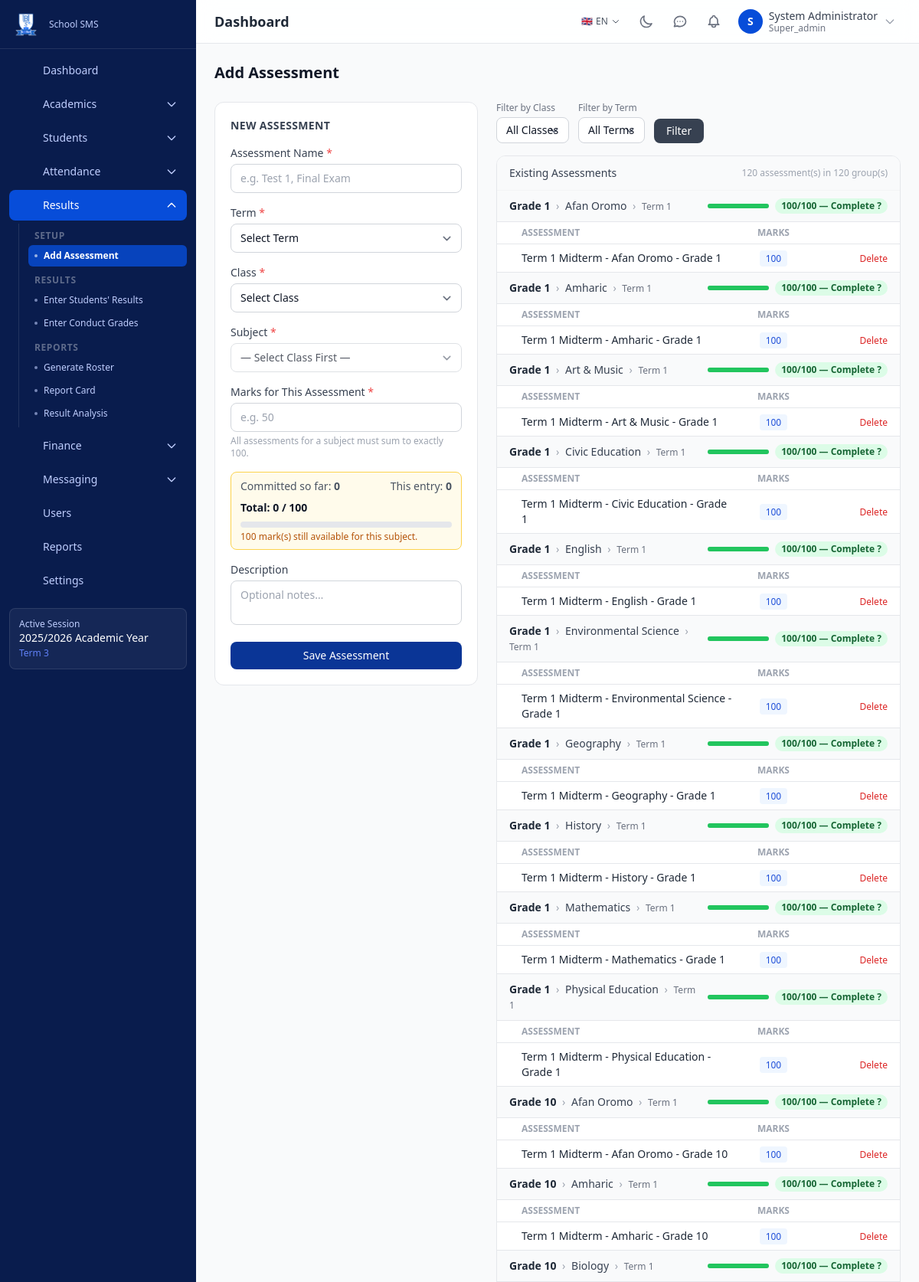
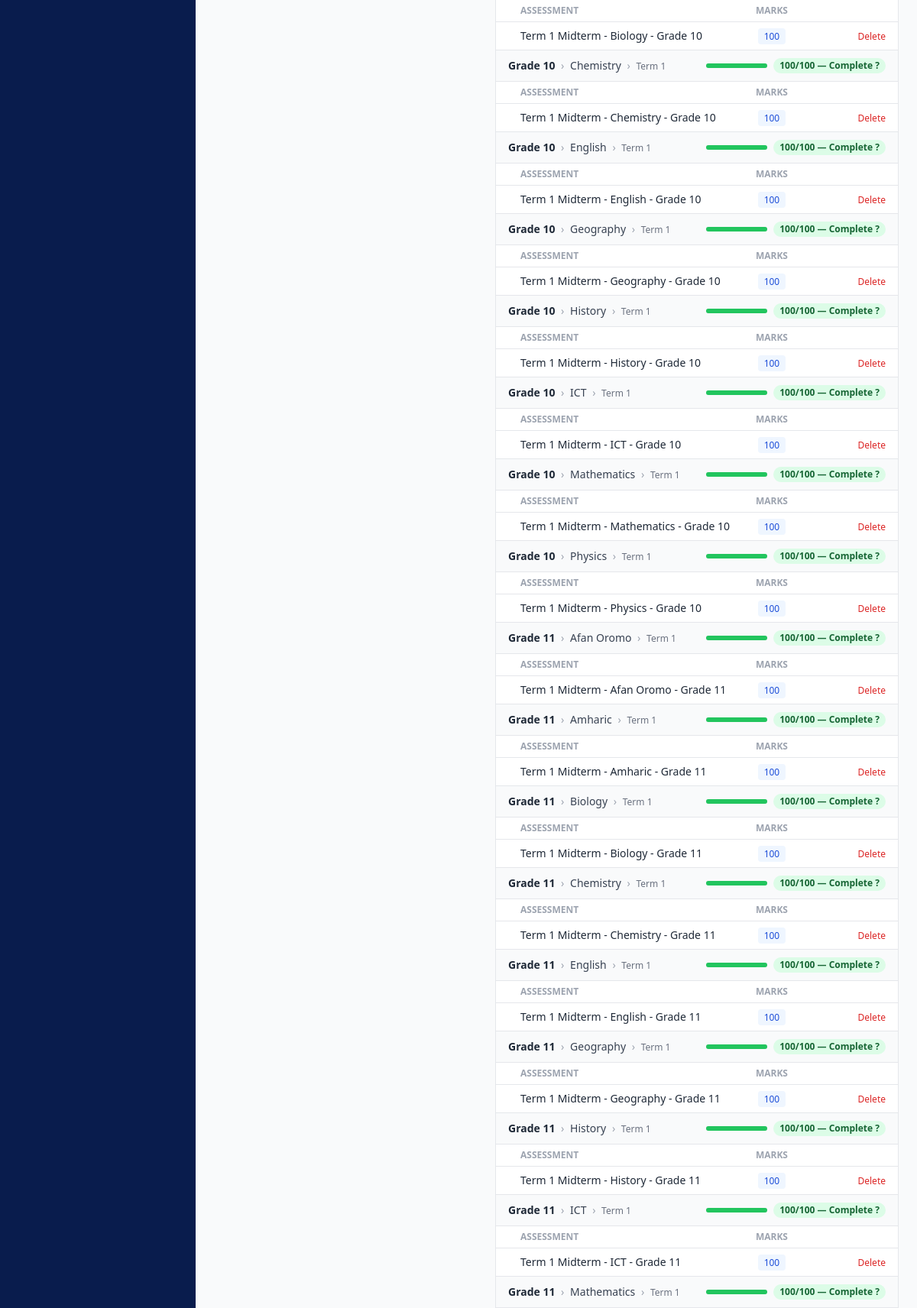
The app's page /exams/add-assessment (signed in, upper part) with its own data (2 pictures, top to bottom).
### tables this page shows
CREATE TABLE IF NOT EXISTS `academic_sessions` (
    `id` BIGINT UNSIGNED NOT NULL AUTO_INCREMENT,
    `name` VARCHAR(100) NOT NULL,
    `slug` VARCHAR(100) NOT NULL,
    `start_date` DATE NOT NULL,
    `end_date` DATE NOT NULL,
    `is_active` TINYINT(1) NOT NULL DEFAULT 0,
    `created_at` DATETIME NOT NULL DEFAULT CURRENT_TIMESTAMP,
    `updated_at` DATETIME NOT NULL DEFAULT CURRENT_TIMESTAMP ON UPDATE CURRENT_TIMESTAMP,
    PRIMARY KEY (`id`),
    UNIQUE KEY `uk_sessions_slug` (`slug`),
    INDEX `idx_sessions_active` (`is_active`)
);

CREATE TABLE IF NOT EXISTS `terms` (
    `id` BIGINT UNSIGNED NOT NULL AUTO_INCREMENT,
    `session_id` BIGINT UNSIGNED NOT NULL,
    `name` VARCHAR(100) NOT NULL,
    `slug` VARCHAR(100) NOT NULL,
    `start_date` DATE NOT NULL,
    `end_date` DATE NOT NULL,
    `is_active` TINYINT(1) NOT NULL DEFAULT 0,
    `sort_order` INT UNSIGNED NOT NULL DEFAULT 0,
    `created_at` DATETIME NOT NULL DEFAULT CURRENT_TIMESTAMP,
    `updated_at` DATETIME NOT NULL DEFAULT CURRENT_TIMESTAMP ON UPDATE CURRENT_TIMESTAMP,
    PRIMARY KEY (`id`),
    UNIQUE KEY `uk_terms_session_slug` (`session_id`, `slug`),
    INDEX `idx_terms_active` (`is_active`),
    CONSTRAINT `fk_terms_session` FOREIGN KEY (`session_id`) REFERENCES `academic_sessions`(`id`) ON DELETE CASCADE
);

CREATE TABLE IF NOT EXISTS `assessments` (
    `id`          BIGINT UNSIGNED NOT NULL AUTO_INCREMENT,
    `name`        VARCHAR(255)    NOT NULL,
    `description` TEXT            DEFAULT NULL,
    `class_id`    BIGINT UNSIGNED NOT NULL,
    `subject_id`  BIGINT UNSIGNED NOT NULL,
    `session_id`  BIGINT UNSIGNED NOT NULL,
    `term_id`     BIGINT UNSIGNED DEFAULT NULL,
    `total_marks` DECIMAL(8,2)    NOT NULL DEFAULT 100.00 COMMENT 'Always 100',
    `created_by`  BIGINT UNSIGNED DEFAULT NULL,
    `created_at`  DATETIME NOT NULL DEFAULT CURRENT_TIMESTAMP,
    `updated_at`  DATETIME NOT NULL DEFAULT CURRENT_TIMESTAMP ON UPDATE CURRENT_TIMESTAMP,
    PRIMARY KEY (`id`),
    INDEX `idx_assess_class_subject` (`class_id`, `subject_id`, `session_id`, `term_id`),
    CONSTRAINT `fk_assess_class`   FOREIGN KEY (`class_id`)   REFERENCES `classes`(`id`)            ON DELETE CASCADE,
    CONSTRAINT `fk_assess_subject` FOREIGN KEY (`subject_id`) REFERENCES `subjects`(`id`)           ON DELETE CASCADE,
    CONSTRAINT `fk_assess_session` FOREIGN KEY (`session_id`) REFERENCES `academic_sessions`(`id`)  ON DELETE CASCADE,
    CONSTRAINT `fk_assess_term`    FOREIGN KEY (`term_id`)    REFERENCES `terms`(`id`)               ON DELETE SET NULL,
    CONSTRAINT `fk_assess_creator` FOREIGN KEY (`created_by`) REFERENCES `users`(`id`)              ON DELETE SET NULL
);

CREATE TABLE IF NOT EXISTS `classes` (
    `id` BIGINT UNSIGNED NOT NULL AUTO_INCREMENT,
    `name` VARCHAR(100) NOT NULL,
    `slug` VARCHAR(100) NOT NULL,
    `numeric_name` INT UNSIGNED DEFAULT NULL,
    `description` VARCHAR(255) DEFAULT NULL,
    `sort_order` INT UNSIGNED NOT NULL DEFAULT 0,
    `is_active` TINYINT(1) NOT NULL DEFAULT 1,
    `status` ENUM('active','inactive') NOT NULL DEFAULT 'active',
    `created_at` DATETIME NOT NULL DEFAULT CURRENT_TIMESTAMP,
    `updated_at` DATETIME NOT NULL DEFAULT CURRENT_TIMESTAMP ON UPDATE CURRENT_TIMESTAMP,
    PRIMARY KEY (`id`),
    UNIQUE KEY `uk_classes_slug` (`slug`)
);

CREATE TABLE IF NOT EXISTS `subjects` (
    `id` BIGINT UNSIGNED NOT NULL AUTO_INCREMENT,
    `name` VARCHAR(100) NOT NULL,
    `code` VARCHAR(20) NOT NULL,
    `description` TEXT DEFAULT NULL,
    `type` ENUM('theory','practical','both') NOT NULL DEFAULT 'theory',
    `is_active` TINYINT(1) NOT NULL DEFAULT 1,
    `status` ENUM('active','inactive') NOT NULL DEFAULT 'active',
    `created_at` DATETIME NOT NULL DEFAULT CURRENT_TIMESTAMP,
    `updated_at` DATETIME NOT NULL DEFAULT CURRENT_TIMESTAMP ON UPDATE CURRENT_TIMESTAMP,
    PRIMARY KEY (`id`),
    UNIQUE KEY `uk_subjects_code` (`code`)
);

### modules/exams/views/assessment_add.php (the view, shortened to what the rows shown need)
<?php
$activeSession = get_active_session();
$sessionId     = $activeSession['id'] ?? 0;
$listWhere  = "WHERE a.session_id = ?";
$listParams = [$sessionId];
$assessments = $sessionId ? db_fetch_all("
    SELECT a.*, c.name AS class_name, s.name AS subject_name, t.name AS term_name
    FROM assessments a
    JOIN classes  c ON c.id = a.class_id
    JOIN subjects s ON s.id = a.subject_id
    LEFT JOIN terms t ON t.id = a.term_id
    {$listWhere}
    ORDER BY c.name, t.name, s.name, a.created_at
", $listParams) : [];
$grouped = [];
foreach ($assessments as $row) {
    $key = $row['class_id'] . '_' . $row['subject_id'] . '_' . ($row['term_id'] ?? 0);
    if (!isset($grouped[$key])) {
        $grouped[$key] = [
            'class'   => $row['class_name'],
            'subject' => $row['subject_name'],
            'term'    => $row['term_name'] ?? '—',
            'total'   => 0,
            'rows'    => [],
        ];
    }
    $grouped[$key]['total'] += (int)$row['total_marks'];
    $grouped[$key]['rows'][] = $row;
}
?>
<div class="max-w-6xl mx-auto">
    <h1 class="text-xl font-bold text-gray-900 dark:text-dark-text mb-6">Add Assessment</h1>
    <div class="grid grid-cols-1 lg:grid-cols-5 gap-6">
        <div class="lg:col-span-2">
            <div class="bg-white dark:bg-dark-card rounded-xl border border-gray-200 dark:border-dark-border p-5">
                <h2 class="text-sm font-semibold text-gray-700 dark:text-gray-300 mb-4 uppercase tracking-wide">New Assessment</h2>
            </div>
        </div>
        <div class="lg:col-span-3">
            <div class="bg-white dark:bg-dark-card rounded-xl border border-gray-200 dark:border-dark-border overflow-hidden overflow-x-auto">
                <?php if (empty($grouped)): ?>
                <div class="p-10 text-center text-gray-400 dark:text-gray-500 text-sm">No assessments found. Create one using the form.</div>
                <?php else: ?>
                <?php foreach ($grouped as $grp): ?>
                <?php
                    $grpTotal = $grp['total'];
                    $remaining = 100 - $grpTotal;
                    if ($grpTotal === 100) {
                        $badgeCls = 'bg-green-100 text-green-800';
                        $barCls   = 'bg-green-500';
                        $statusTxt = 'Complete ?';
                    } elseif ($grpTotal > 100) {
                        $badgeCls = 'bg-red-100 text-red-800';
                        $barCls   = 'bg-red-500';
                        $statusTxt = 'Exceeds 100!';
                    } else {
                        $badgeCls = 'bg-amber-100 text-amber-800';
                        $barCls   = 'bg-amber-400';
                        $statusTxt = $remaining . ' remaining';
                    }
                    $barWidth = min(100, $grpTotal);
                ?>
                <div class="px-4 py-2.5 bg-gray-50 dark:bg-dark-bg border-b flex items-center justify-between gap-3">
                    <div class="text-sm">
                        <span class="font-semibold text-gray-800 dark:text-dark-text"><?= e($grp['class']) ?></span>
                        <span class="text-gray-400 dark:text-gray-500 mx-1">›</span>
                        <span class="text-gray-700 dark:text-gray-300"><?= e($grp['subject']) ?></span>
                        <span class="text-gray-400 dark:text-gray-500 mx-1">›</span>
                        <span class="text-gray-500 dark:text-dark-muted text-xs"><?= e($grp['term']) ?></span>
                    </div>
                    <div class="flex items-center gap-2 flex-shrink-0">
                        <div class="w-20 bg-gray-200 rounded-full h-1.5">
                            <div class="<?= $barCls ?> h-1.5 rounded-full" style="width:<?= $barWidth ?>%"></div>
                        </div>
                        <span class="text-xs font-semibold px-2 py-0.5 rounded-full <?= $badgeCls ?>">
                            <?= $grpTotal ?>/100 — <?= $statusTxt ?>
                        </span>
                    </div>
                </div>
                <table class="w-full text-sm border-b">
                    <thead class="bg-white dark:bg-dark-card border-b text-xs font-medium text-gray-400 dark:text-gray-500 uppercase">
                        <tr>
                            <th class="px-4 py-1.5 text-left pl-8">Assessment</th>
                            <th class="px-4 py-1.5 text-center w-16">Marks</th>
                            <th class="px-4 py-1.5 text-right w-32"></th>
                        </tr>
                    </thead>
                    <tbody class="divide-y divide-gray-50">
                        <?php foreach ($grp['rows'] as $a): ?>
                        <tr class="hover:bg-gray-50 dark:bg-dark-bg">
                            <td class="px-4 py-2 pl-8 text-gray-800 dark:text-dark-text"><?= e($a['name']) ?>
                            </td>
                            <td class="px-4 py-2 text-center">
                                <span class="px-2 py-0.5 bg-blue-50 text-blue-700 rounded text-xs font-medium"><?= (int)$a['total_marks'] ?></span>
                            </td>
                            <td class="px-4 py-2 text-right">
                                <form method="POST" action="<?= url('exams', 'assessment-delete') ?>id=<?= $a['id'] ?>" class="inline"
                                      onsubmit="return confirm('Delete this assessment and all its student results?')">
                                    <button type="submit" class="text-xs text-red-600 hover:underline">Delete</button>
                                </form>
                            </td>
                        </tr>
                        <?php endforeach; ?>
                    </tbody>
                </table>
                <?php endforeach; ?>
                <?php endif; ?>
            </div>
        </div>
    </div>
</div>
<?php
require APP_ROOT . '/templates/layout.php';

### templates/partials/sidebar.php (shortened to what the rows shown need)
<aside id="sidebar" class="fixed inset-y-0 left-0 z-40 w-64 bg-sidebar-bg dark:bg-gray-950 sidebar-transition transform -translate-x-full lg:translate-x-0 overflow-y-auto no-print">
    <?php $activeSession = get_active_session(); ?>
    <?php if ($activeSession): ?>
    <div class="mx-3 mb-4 p-3 rounded-lg bg-white/5 border border-white/10">
        <p class="text-xs text-sidebar-text">Active Session</p>
        <p class="text-sm text-white font-medium"><?= e($activeSession['name']) ?></p>
        <?php $activeTerm = get_active_term(); if ($activeTerm): ?>
        <p class="text-xs text-primary-400 mt-0.5"><?= e($activeTerm['name']) ?></p>
        <?php endif; ?>
    </div>
    <?php endif; ?>
</aside>

### records on screen
academic_sessions: name "2025/2026 Academic Year"
terms: name "Term 3"
assessments: class.name "Grade 1", subject.name "Afan Oromo", term.name "Term 1", grpTotal "100", statusTxt "Complete ?", name "Term 1 Midterm - Afan Oromo - Grade 1", total_marks "100"
assessments: class.name "Grade 1", subject.name "Amharic", term.name "Term 1", grpTotal "100", statusTxt "Complete ?", name "Term 1 Midterm - Amharic - Grade 1", total_marks "100"
assessments: class.name "Grade 1", subject.name "Art & Music", term.name "Term 1", grpTotal "100", statusTxt "Complete ?", name "Term 1 Midterm - Art & Music - Grade 1", total_marks "100"
assessments: class.name "Grade 1", subject.name "Civic Education", term.name "Term 1", grpTotal "100", statusTxt "Complete ?", name "Term 1 Midterm - Civic Education - Grade 1", total_marks "100"
assessments: class.name "Grade 1", subject.name "English", term.name "Term 1", grpTotal "100", statusTxt "Complete ?", name "Term 1 Midterm - English - Grade 1", total_marks "100"
assessments: class.name "Grade 1", subject.name "Environmental Science", term.name "Term 1", grpTotal "100", statusTxt "Complete ?", name "Term 1 Midterm - Environmental Science - Grade 1", total_marks "100"
assessments: class.name "Grade 1", subject.name "Geography", term.name "Term 1", grpTotal "100", statusTxt "Complete ?", name "Term 1 Midterm - Geography - Grade 1", total_marks "100"
assessments: class.name "Grade 1", subject.name "History", term.name "Term 1", grpTotal "100", statusTxt "Complete ?", name "Term 1 Midterm - History - Grade 1", total_marks "100"
assessments: class.name "Grade 1", subject.name "Mathematics", term.name "Term 1", grpTotal "100", statusTxt "Complete ?", name "Term 1 Midterm - Mathematics - Grade 1", total_marks "100"
assessments: class.name "Grade 1", subject.name "Physical Education", term.name "Term 1", grpTotal "100", statusTxt "Complete ?", name "Term 1 Midterm - Physical Education - Grade 1", total_marks "100"
assessments: class.name "Grade 10", subject.name "Afan Oromo", term.name "Term 1", grpTotal "100", statusTxt "Complete ?", name "Term 1 Midterm - Afan Oromo - Grade 10", total_marks "100"
assessments: class.name "Grade 10", subject.name "Amharic", term.name "Term 1", grpTotal "100", statusTxt "Complete ?", name "Term 1 Midterm - Amharic - Grade 10", total_marks "100"
assessments: class.name "Grade 10", subject.name "Biology", term.name "Term 1", grpTotal "100", statusTxt "Complete ?", name "Term 1 Midterm - Biology - Grade 10", total_marks "100"
assessments: class.name "Grade 10", subject.name "Chemistry", term.name "Term 1", grpTotal "100", statusTxt "Complete ?", name "Term 1 Midterm - Chemistry - Grade 10", total_marks "100"
assessments: class.name "Grade 10", subject.name "English", term.name "Term 1", grpTotal "100", statusTxt "Complete ?", name "Term 1 Midterm - English - Grade 10", total_marks "100"
assessments: class.name "Grade 10", subject.name "Geography", term.name "Term 1", grpTotal "100", statusTxt "Complete ?", name "Term 1 Midterm - Geography - Grade 10", total_marks "100"
assessments: class.name "Grade 10", subject.name "History", term.name "Term 1", grpTotal "100", statusTxt "Complete ?", name "Term 1 Midterm - History - Grade 10", total_marks "100"
assessments: class.name "Grade 10", subject.name "ICT", term.name "Term 1", id "100", id "Complete ?", name "Term 1 Midterm - ICT - Grade 10", total_marks "100"
assessments: class.name "Grade 10", subject.name "Mathematics", term.name "Term 1", grpTotal "100", statusTxt "Complete ?", name "Term 1 Midterm - Mathematics - Grade 10", total_marks "100"
assessments: class.name "Grade 10", subject.name "Physics", term.name "Term 1", grpTotal "100", statusTxt "Complete ?", name "Term 1 Midterm - Physics - Grade 10", total_marks "100"
assessments: class.name "Grade 11", subject.name "Afan Oromo", term.name "Term 1", grpTotal "100", statusTxt "Complete ?", name "Term 1 Midterm - Afan Oromo - Grade 11", total_marks "100"
assessments: class.name "Grade 11", subject.name "Amharic", term.name "Term 1", grpTotal "100", statusTxt "Complete ?", name "Term 1 Midterm - Amharic - Grade 11", total_marks "100"
assessments: class.name "Grade 11", subject.name "Biology", term.name "Term 1", grpTotal "100", statusTxt "Complete ?", name "Term 1 Midterm - Biology - Grade 11", total_marks "100"
assessments: class.name "Grade 11", subject.name "Chemistry", term.name "Term 1", grpTotal "100", statusTxt "Complete ?", name "Term 1 Midterm - Chemistry - Grade 11", total_marks "100"
assessments: class.name "Grade 11", subject.name "English", term.name "Term 1", grpTotal "100", statusTxt "Complete ?", name "Term 1 Midterm - English - Grade 11", total_marks "100"
assessments: class.name "Grade 11", subject.name "Geography", term.name "Term 1", grpTotal "100", statusTxt "Complete ?", name "Term 1 Midterm - Geography - Grade 11", total_marks "100"
assessments: class.name "Grade 11", subject.name "History", term.name "Term 1", grpTotal "100", statusTxt "Complete ?", name "Term 1 Midterm - History - Grade 11", total_marks "100"
assessments: class.name "Grade 11", subject.name "ICT", term.name "Term 1", grpTotal "100", statusTxt "Complete ?", name "Term 1 Midterm - ICT - Grade 11", total_marks "100"
assessments: class.name "Grade 11", subject.name "Mathematics", term.name "Term 1", grpTotal "100", statusTxt "Complete ?"

### other values on screen
$item['label'] "Dashboard"
$item['label'] "Academics"
$item['label'] "Students"
$item['label'] "Attendance"
$item['label'] "Results"
$groupLabel "SETUP"
$child['label'] "Add Assessment"
$groupLabel "RESULTS"
$child['label'] "Enter Students' Results"
$child['label'] "Enter Conduct Grades"
$groupLabel "REPORTS"
$child['label'] "Generate Roster"
$child['label'] "Report Card"
$child['label'] "Result Analysis"
$item['label'] "Finance"
